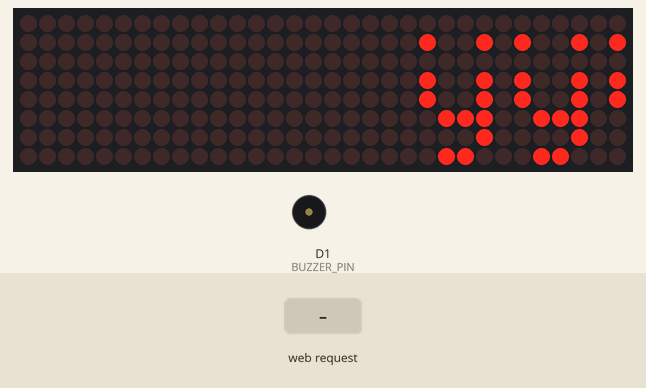
Recording of a sketch running on a simulated ESP8266 (NodeMCU). On the bench: 32×8 LED matrix, buzzer (waves = sounding, pin HIGH). Inputs (shaded band) come from the test bench. WiFi joins after 1.5 s; servers stay silent unless stated; network time is answered at once with the bench clock; the local clock reads 2024-03-15 10:24:30 at power-on unless the sketch sets it; EEPROM starts erased; what the sketch prints to the serial monitor is not drawn.

Above: at 10.97 s.
11.0 s: HTTP request GET /text received
At 30.2 s:
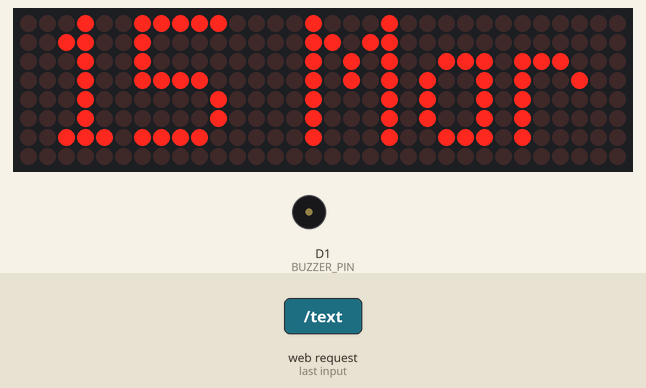
At 35.4 s:
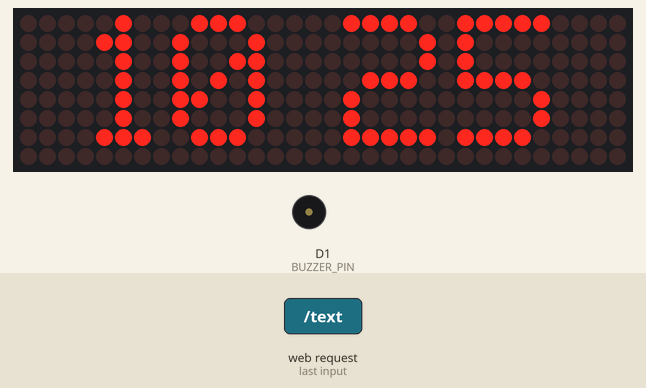

Measured:
- after the input at 11.0 s, the display: first differs from a run without the input after 18.8 s (image 1)
- what the display in image 1 shows lasts 5.0 s, from 29.8 s to 34.8 s
- what the display in image 2 shows lasts 0.5 s, from 35.0 s to 35.5 s

The sketch:

espalarmclock_final.ino
```cpp
// ESP8266 Smart Alarm Clock with MAX7219 LED Matrix
// Features:
// - 12-hour time display using NTP
// - Multiple alarms via buzzer, stays ON until turned off from web
// - Alarm time saved in EEPROM
// - Web interface to set/disable alarm and display custom text
// - Custom text overrides time/date, scrolls if long
// - Each alarm can be enabled/disabled/stopped independently

#include <ESP8266WiFi.h>
#include <WiFiUdp.h>
#include <NTPClient.h>
#include <MD_Parola.h>
#include <MD_MAX72xx.h>
#include <TimeLib.h>
#include <ESP8266WebServer.h>
#include <EEPROM.h>
#include <SPI.h>
#include <ESP8266mDNS.h>


// Wi-Fi Credentials
const char* ssid = "bsnl-1392";
const char* password = "bsnl@68319";

// LED Matrix Setup
#define HARDWARE_TYPE MD_MAX72XX::FC16_HW
#define MAX_DEVICES 4
#define CS_PIN D8
MD_Parola display = MD_Parola(HARDWARE_TYPE, CS_PIN, MAX_DEVICES);

// NTP Time Client
WiFiUDP ntpUDP;
NTPClient timeClient(ntpUDP, "pool.ntp.org", 19800, 60000); // IST

// Web Server
ESP8266WebServer server(80);

// Buzzer Pin
#define BUZZER_PIN D1

// EEPROM Storage
#define EEPROM_SIZE 256
struct Alarm {
  int hour;
  int minute;
  bool pm;
  bool enabled;
};

Alarm alarms[3];
bool alarmActive[3] = {false, false, false};
bool alarmTriggered[3] = {false, false, false};
bool showTime = true;
unsigned long lastToggle = 0;
char customText[32] = "";

void saveSettings() {
  int addr = 0;
  for (int i = 0; i < 3; i++) {
    EEPROM.write(addr++, alarms[i].hour);
    EEPROM.write(addr++, alarms[i].minute);
    EEPROM.write(addr++, alarms[i].pm);
    EEPROM.write(addr++, alarms[i].enabled);
  }
  for (int i = 0; i < 32; i++) EEPROM.write(addr++, customText[i]);
  EEPROM.commit();
}

void loadSettings() {
  int addr = 0;
  for (int i = 0; i < 3; i++) {
    alarms[i].hour = EEPROM.read(addr++);
    alarms[i].minute = EEPROM.read(addr++);
    alarms[i].pm = EEPROM.read(addr++);
    alarms[i].enabled = EEPROM.read(addr++);
  }
  for (int i = 0; i < 32; i++) customText[i] = EEPROM.read(addr++);
}

void handleRoot() {
  String html = "<!DOCTYPE html><html><head><title>Alarm Clock</title><style>body{font-family:sans-serif;background:#222;color:#eee;text-align:center;padding:20px;}input,select{margin:5px;padding:6px;}button,input[type=submit]{padding:8px 16px;background:#08f;color:#fff;border:none;cursor:pointer;}form{margin:10px auto;width:90%;max-width:300px;border:1px solid #444;padding:10px;border-radius:8px;background:#333;}h2{color:#0f0;}</style></head><body><h2>ESP8266 Alarm Clock</h2>";

  html += "<form action='/set' method='GET'><h3>Set Alarm</h3>Index:<select name='idx'><option value='0'>1</option><option value='1'>2</option><option value='2'>3</option></select><br>Hour:<input type='number' name='hr' min='1' max='12' required><br>Minute:<input type='number' name='min' min='0' max='59' required><br>AM/PM:<select name='ampm'><option value='AM'>AM</option><option value='PM'>PM</option></select><br><input type='submit' value='Set Alarm'></form>";

  html += "<form action='/text' method='GET'><h3>Custom Text</h3><input type='text' name='msg' maxlength='30' placeholder='Enter text'><br><input type='submit' value='Set Text'></form>";

  for (int i = 0; i < 3; i++) {
    if (alarmActive[i]) {
      html += "<form action='/stop?idx=" + String(i) + "'><input type='submit' value='Stop Alarm " + String(i + 1) + "'></form>";
    }
  }

  html += "<form action='/disable'><input type='submit' value='Disable All Alarms'></form><br><p><b>Alarms:</b><br>";
  for (int i = 0; i < 3; i++) {
    if (alarms[i].enabled) {
      html += String(i + 1) + ": ";
      html += alarms[i].hour;
      html += ":";
      if (alarms[i].minute < 10) html += "0";
      html += alarms[i].minute;
      html += alarms[i].pm ? " PM" : " AM";
      html += "<br>";
    }
  }
  html += "</p></body></html>";
  server.send(200, "text/html", html);
}

void handleSetAlarm() {
  int idx = server.arg("idx").toInt();
  alarms[idx].hour = server.arg("hr").toInt();
  alarms[idx].minute = server.arg("min").toInt();
  alarms[idx].pm = server.arg("ampm") == "PM";
  alarms[idx].enabled = true;
  saveSettings();
  server.sendHeader("Location", "/");
  server.send(303);
}

void handleSetText() {
  String msg = server.arg("msg");
  msg.toCharArray(customText, sizeof(customText));
  saveSettings();
  server.sendHeader("Location", "/");
  server.send(303);
}

void handleStopAlarm() {
  if (server.hasArg("idx")) {
    int idx = server.arg("idx").toInt();
    alarmActive[idx] = false;
    digitalWrite(BUZZER_PIN, LOW);
  }
  server.sendHeader("Location", "/");
  server.send(303);
}

void handleDisableAlarm() {
  for (int i = 0; i < 3; i++) alarms[i].enabled = false;
  for (int i = 0; i < 3; i++) alarmActive[i] = false;
  digitalWrite(BUZZER_PIN, LOW);
  saveSettings();
  server.sendHeader("Location", "/");
  server.send(303);
}

void setup() {
  Serial.begin(115200);
  EEPROM.begin(EEPROM_SIZE);
  loadSettings();

  display.begin();
  display.setIntensity(5);
  display.displayClear();
  display.setTextAlignment(PA_CENTER);

  pinMode(BUZZER_PIN, OUTPUT);
  digitalWrite(BUZZER_PIN, LOW);

  WiFi.begin(ssid, password);
  while (WiFi.status() != WL_CONNECTED) delay(500);
  timeClient.begin();

Serial.println();
Serial.print("ESP8266 IP address: ");
Serial.println(WiFi.localIP());

// Show IP on MAX7219 matrix
display.displayClear();
display.setTextAlignment(PA_LEFT);

// Convert IP to string and scroll it
String ipText = "IP: " + WiFi.localIP().toString();
display.displayScroll(ipText.c_str(), PA_LEFT, PA_SCROLL_LEFT, 80);

// Animate scrolling
while (!display.displayAnimate()) {
  delay(10);
}
if (!MDNS.begin("espclock")) {  // Use a hostname like espclock
  Serial.println("Error starting mDNS");
  while (true);
}
Serial.println("mDNS started: http://espclock.local");


  server.on("/", handleRoot);
  server.on("/set", handleSetAlarm);
  server.on("/text", handleSetText);
  server.on("/stop", handleStopAlarm);
  server.on("/disable", handleDisableAlarm);
  server.begin();
}

void loop() {
  server.handleClient();
  timeClient.update();

  time_t now = timeClient.getEpochTime();
  int hr24 = hour(now);
  int min = minute(now);
  int hr12 = hr24 % 12; if (hr12 == 0) hr12 = 12;
  bool isPM = hr24 >= 12;
  int d = day(now); int m = month(now);

  bool anyAlarmActive = false;
  for (int i = 0; i < 3; i++) {
    if (alarms[i].enabled && hr12 == alarms[i].hour && min == alarms[i].minute && isPM == alarms[i].pm && !alarmTriggered[i]) {
      digitalWrite(BUZZER_PIN, HIGH);
      alarmActive[i] = true;
      alarmTriggered[i] = true;
    }
    if (min != alarms[i].minute) alarmTriggered[i] = false;
    if (alarmActive[i]) anyAlarmActive = true;
  }
  if (!anyAlarmActive) digitalWrite(BUZZER_PIN, LOW);

  if (strlen(customText) > 0 && !anyAlarmActive) {
    display.displayClear();
    display.setTextAlignment(PA_LEFT);
    display.displayScroll(customText, PA_LEFT, PA_SCROLL_LEFT, 100);
    while (!display.displayAnimate()) {
      server.handleClient();
      delay(10);
    }
    return;
  }

  unsigned long nowMillis = millis();
  if (nowMillis - lastToggle > 5000) {
    showTime = !showTime;
    lastToggle = nowMillis;
    display.displayClear();
  }

  char buffer[40];
  if (showTime) {
    sprintf(buffer, "%02d%c%02d", hr12, (millis()/500)%2 ? ':' : ' ', min);
  } else {
    sprintf(buffer, "%02d %s", d, monthShortStr(m));
  }

  display.setTextAlignment(PA_CENTER);
  display.print(buffer);
  delay(100);
}
```
